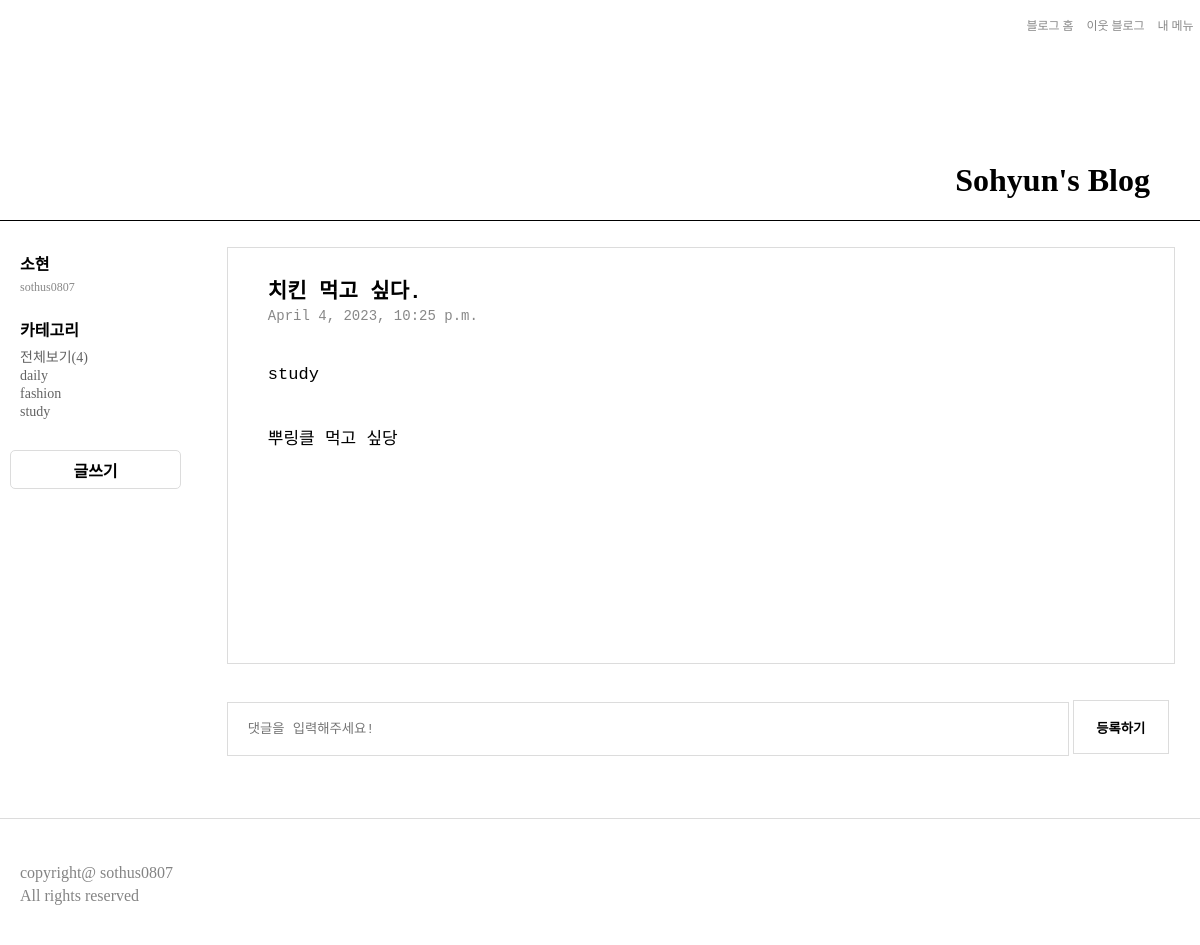
/comment/30/, run on an earlier commit of the app's database.
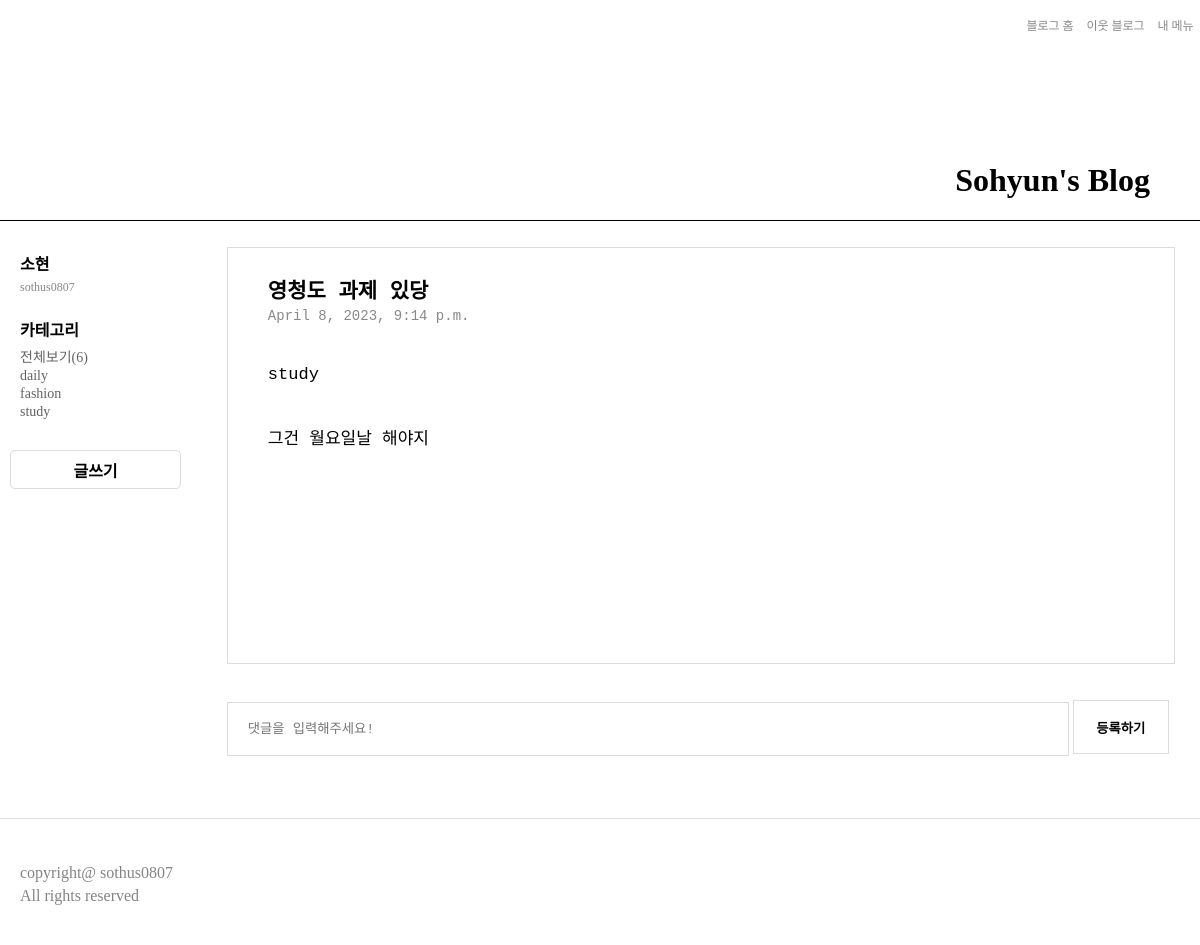
And on a later commit of the database.
### BlogApp/models.py (models this page shows, shortened)
class Article(models.Model):
    title = models.CharField(max_length=20)
    content = models.TextField()
    date = models.DateTimeField(default=datetime.now())
    category = models.CharField(max_length=1, null=True)

### BlogApp/views.py (the view, shortened to what this page needs)
# urls.py: path("comment/<int:detail_id>/", views.comment, name="comment"),
def comment(request, detail_id):
    article = Article.objects.get(pk=detail_id)
    all_count = Article.objects.all().count()
    categorys = ['daily', 'fashion', 'study']
    return render(request, 'comment.html', {'article': article, 'categorys': categorys, 'all_count': all_count})

### BlogApp/templates/comment.html (shortened to what this page needs)
{% extends 'base.html' %}
{% block css %}
{% load static %}
<link rel="stylesheet" type="text/css" href="{% static 'comment.css' %}">
{% endblock %}
{% block content %}
<div class="background">
    <div class="header">
        <ul>
            <li><a href="#">블로그 홈</a></li>
            <li><a href="#">이웃 블로그</a></li>
            <li><a href="#">내 메뉴</a></li>
        </ul>
        <h1><a href="{% url 'home' %}">Sohyun's Blog</a></h1>
    </div>
    <div class="main">
        <div class="sidebar">
            <div class="profile flex">
                <span id="user_nm">소현</span>
                <span>sothus0807</span>
            </div>
            <div class="category">
                <span>카테고리</span>
                <ul>
                    <li><a href="{% url 'home' %}">전체보기({{ all_count }})</a></li>
                    {% for category in categorys %}
                    <li><a href="{% url 'detail' category %}">{{ category }}</a></li>
                    {% endfor %}
                </ul>
            </div>
            <a class="button flex" href="{% url 'create' %}">글쓰기</a>
        </div>
        <div class="content">
            <ul class="article">
                <li>
                    <h3>{{ article.title }}</h3>
                    <span>{{ article.date }}</span>
                    <p>{{ article.category }}</p>
                    <p>{{ article.content }}</p>
                </li>
            </ul>
            <form action="" method="post" class="commentWrapper">
                <input type="text" name="content" placeholder="댓글을 입력해주세요!">
                <button type="sumbit">등록하기</button>
            </form>
        </div>
    </div>
</div>
{% endblock %}

What changed in the data, as far as the page shows it:
changed Article "study": title "치킨 먹고 싶다." → "영청도 과제 있당"; date "April 4, 2023, 10:25 p.m." → "April 8, 2023, 9:14 p.m."; content "뿌링클 먹고 싶당" → "그건 월요일날 해야지"
Also different on the page:
{{ all_count }}: "4" → "6"
